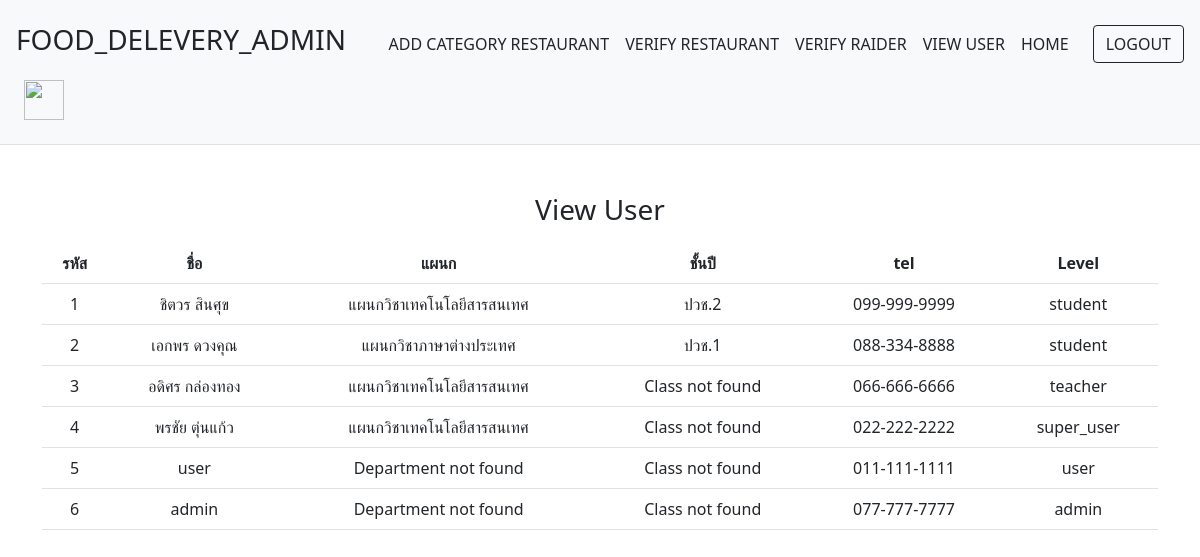
The page /admin/view_user.php on the database its author committed.
### tables this page shows
CREATE TABLE `user` (
  `user_id` int(11) NOT NULL,
  `user_name` varchar(255) DEFAULT NULL,
  `user_password` varchar(255) DEFAULT NULL,
  `level` enum('user','student','teacher','super_user','admin') DEFAULT NULL,
  `class_Id` int(11) DEFAULT NULL,
  `department_Id` int(11) DEFAULT NULL,
  `tel` varchar(255) DEFAULT NULL,
  `gmail` varchar(255) DEFAULT NULL,
  `user_image` varchar(255) DEFAULT 'default.png'
);

CREATE TABLE `department` (
  `department_id` int(11) NOT NULL,
  `department_name` varchar(255) DEFAULT NULL
);

CREATE TABLE `class` (
  `class_id` int(11) NOT NULL,
  `class_name` varchar(255) DEFAULT NULL
);

### condb.php (called while the page is built, shortened)
<?php
$servername="localhost";
$username="root";
$password="";
$dbname="ars1";
$conn = new mysqli ($servername,$username,$password,$dbname);
function get_department($val){
    global $conn ;
    if($val != ""){
        $sql =("SELECT department_name FROM department WHERE department_id='$val'");
        $result = $conn ->query($sql);
        $department_name = $result -> fetch_assoc()['department_name'];
        return $department_name ;
    }else{
        return 'Department not found';
    }
}
function get_c($val){
    global $conn ;
    if($val != ""){
        $sql =("SELECT class_name FROM class WHERE class_id='$val'");
        $result = $conn ->query($sql);
        $class_name = $result -> fetch_assoc()['class_name'];
        return $class_name ;
    }else{
        return 'Class not found';
    }
}
function formatPN($phoneNumber) {
    $phoneNumber = preg_replace('/[^0-9]/', '', $phoneNumber);
    if (strlen($phoneNumber) === 10) {
        $formattedNumber = substr_replace($phoneNumber, '-', 3, 0);
        $formattedNumber = substr_replace($formattedNumber, '-', 7, 0);
        return $formattedNumber;
    } else {
        return $phoneNumber;
    }
}
?>

### admin/view_user.php (the view, shortened to what this page needs)
<?php
require_once("../condb.php");
?>
<!DOCTYPE html>
<html lang="en">
<head>
   <?php require_once("../css.php"); ?>
</head>
<body>
    <?php
    require_once("menu.php");
    ?>
<div class="container text-center mt-5">
    <h3 class="my-3">View User</h3>
    <table class="table text-center">
        <tr>
            <th>รหัส</th>
            <th>ชื่อ</th>
            <th>แผนก</th>
            <th>ชั้นปี</th>
            <th>tel</th>
            <th>Level</th>
        </tr>
        <?php
            $result=$conn->query("SELECT * FROM user ");
            while($rs=$result->fetch_array()){ ?>
                <tr>
                    <td><?= $rs['user_id']?></td>
                    <td><?= $rs['user_name']?></td>
                    <td><?= get_department($rs['department_Id'])?></td>
                    <td><?= get_c($rs['class_Id'])?></td>
                    <td><?= formatPN($rs['tel']) ?></td>
                    <td><?= $rs['level'] ?></td>
                </tr>
           <?php }
        ?>
    </table>
</div>
</body>
</html>

### css.php (shortened to what this page needs)
<link href="https://cdn.jsdelivr.net/npm/bootstrap@5.0.2/dist/css/bootstrap.min.css" rel="stylesheet">
<link rel="stylesheet" type="text/css" href="https://cdn.datatables.net/1.11.10/css/jquery.dataTables.css">
<link rel="stylesheet" href="https://cdn.datatables.net/2.0.0/css/dataTables.bootstrap5.min.css">
<link rel="stylesheet" href="https://cdn.datatables.net/2.0.0/css/dataTables.jqueryui.min.css">
<link rel="stylesheet" type="text/css" href="https://cdn.datatables.net/1.10.20/css/jquery.dataTables.css">

### admin/menu.php
<div class="d-flex flex-wrap p-3 md-3 align-items-center border-bottom bg-light" >
<h3 class="me-auto">FOOD_DELEVERY_ADMIN</h3>
<nav class="nav my-2 mr-md-0 me-3">
    <a class="p-2 text-dark nav-link" href="add_cate_rest.php">ADD CATEGORY RESTAURANT</a>
    <a class="p-2 text-dark nav-link" href="verify_r.php">VERIFY RESTAURANT</a>
    <a class="p-2 text-dark nav-link" href="verify_rd.php">VERIFY RAIDER</a>
    <a class="p-2 text-dark nav-link" href="view_user.php">VIEW USER</a>
    <a class="p-2 text-dark nav-link" href="../index.php">HOME</a>
    </nav>
    <a  class="btn btn-outline-dark" href="../user/logout.php">LOGOUT</a>
    <a class="p-2 text-dark" href="../user/edit_user.php"><img src="../img/user/<?= $_SESSION['userimg']?>" width="40" height="40"></a>
</div>

### rows shown on the page
user: user_id "1", user_name "ชิตวร สินศุข", department_Id.department_name "แผนกวิชาเทคโนโลยีสารสนเทศ", class_Id.class_name "ปวช.2", tel "099-999-9999", level "student"
user: user_id "2", user_name "เอกพร ดวงคุณ", department_Id.department_name "แผนกวิชาภาษาต่างประเทศ", class_Id.class_name "ปวช.1", tel "088-334-8888", level "student"
user: user_id "3", user_name "อดิศร กล่องทอง", department_Id.department_name "แผนกวิชาเทคโนโลยีสารสนเทศ", class_Id "Class not found", tel "066-666-6666", level "teacher"
user: user_id "4", user_name "พรชัย ตุ่นแก้ว", department_Id.department_name "แผนกวิชาเทคโนโลยีสารสนเทศ", class_Id "Class not found", tel "022-222-2222", level "super_user"
user: user_id "5", user_name "user", department_Id "Department not found", class_Id "Class not found", tel "011-111-1111", level "user"
user: user_id "6", user_name "admin", department_Id "Department not found", class_Id "Class not found", tel "077-777-7777", level "admin"
